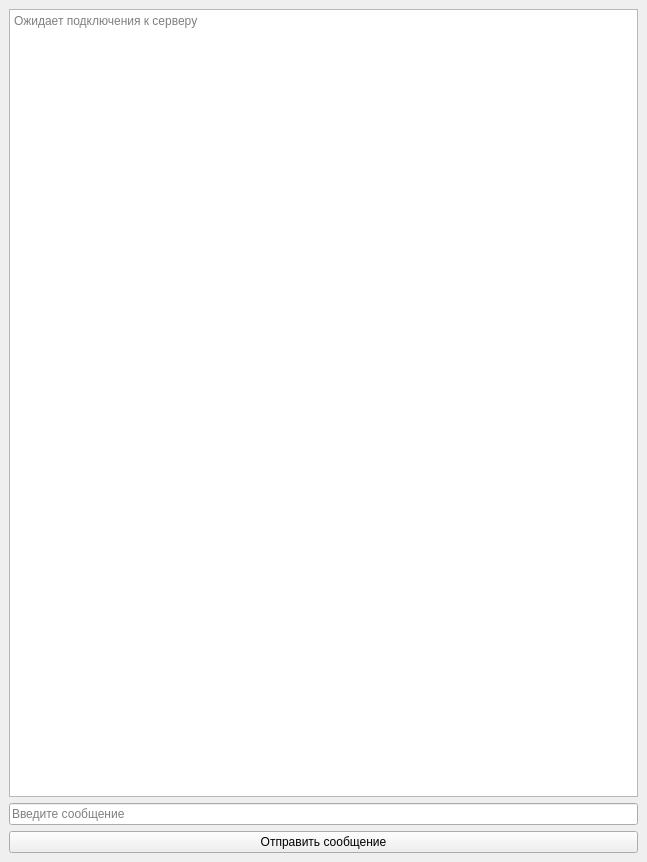
<?xml version="1.0" encoding="UTF-8"?>
<ui version="4.0">
 <class>MainWindow</class>
 <widget class="QMainWindow" name="MainWindow">
  <property name="geometry">
   <rect>
    <x>0</x>
    <y>0</y>
    <width>647</width>
    <height>862</height>
   </rect>
  </property>
  <property name="windowTitle">
   <string>MainWindow</string>
  </property>
  <widget class="QWidget" name="centralwidget">
   <layout class="QVBoxLayout" name="verticalLayout">
    <item>
     <widget class="QPlainTextEdit" name="plainTextEdit">
      <property name="readOnly">
       <bool>true</bool>
      </property>
      <property name="placeholderText">
       <string>Ожидает подключения к серверу</string>
      </property>
     </widget>
    </item>
    <item>
     <widget class="QLineEdit" name="lineEdit">
      <property name="placeholderText">
       <string>Введите сообщение</string>
      </property>
     </widget>
    </item>
    <item>
     <widget class="QPushButton" name="pushButton">
      <property name="enabled">
       <bool>true</bool>
      </property>
      <property name="text">
       <string>Отправить сообщение</string>
      </property>
     </widget>
    </item>
   </layout>
  </widget>
 </widget>
 <resources/>
 <connections/>
</ui>
